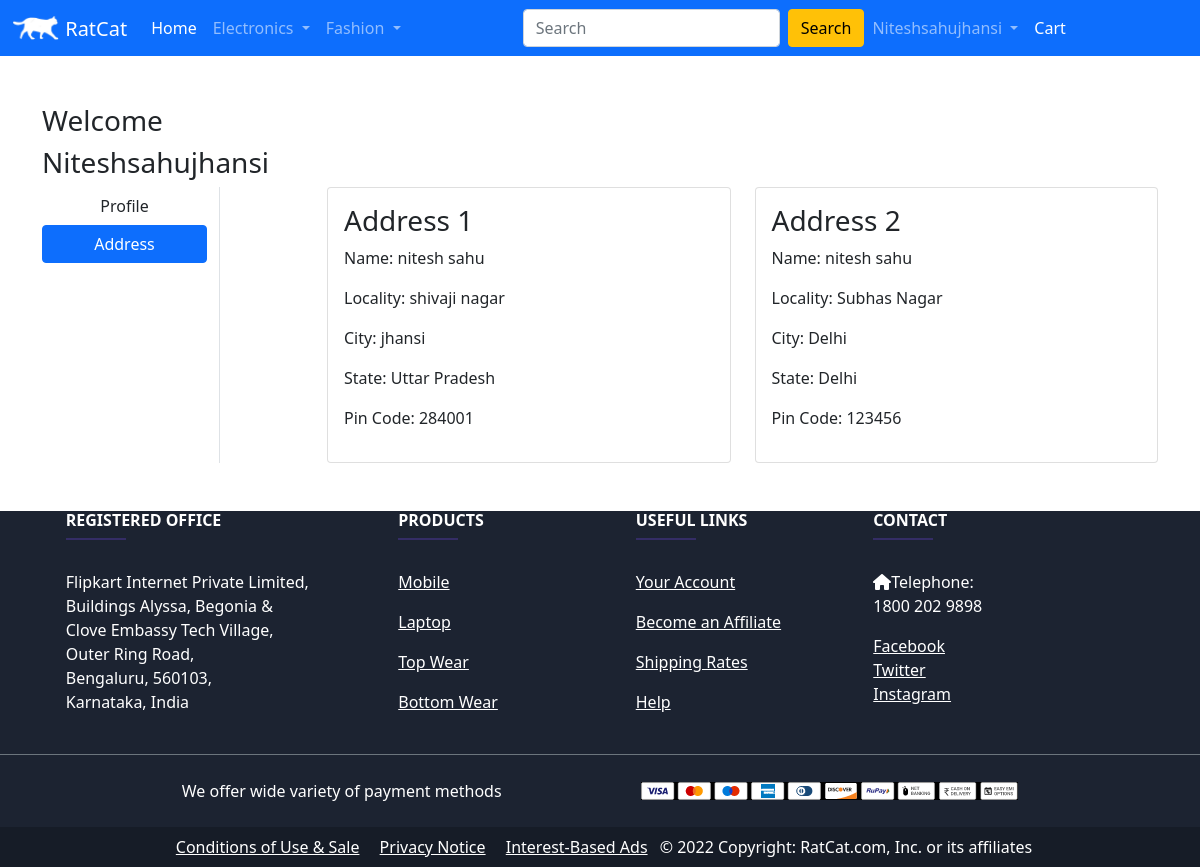
The app's page /address/ (signed in) with its own data.
### app/models.py (models this page shows, shortened)
class Customer(models.Model):
    user = models.ForeignKey(User, on_delete=models.CASCADE)
    name = models.CharField(max_length=200)
    locality = models.CharField(max_length=200)
    city = models.CharField(max_length=50)
    zipcode = models.IntegerField()
    state = models.CharField(choices=STATE_CHOICES, max_length=50)

### app/views.py (the view)
# urls.py: path('address/', views.address, name='address'),
@login_required
def address(request):
    add = Customer.objects.filter(user=request.user)
    return render(request, 'app/address.html', {'add':add, 'active':'btn-primary'})

### app/templates/app/address.html (shortened to what this page needs)
{% extends 'app/base.html' %}
{% load static %}
{% block main-content %}
<div class="container my-5">
 <div class="row">
 <h3>Welcome</h3>
 <h3><span class="text-capitalize">{{request.user}}</span></h3>
  <div class="col-sm-2 border-end">
   <ul class="list-unstyled">
    <li class="d-grid"><a href="{% url 'profile' %}" class="btn">Profile</a></li>
    <li class="d-grid"><a href="{% url 'address' %}" class="btn {{active}}">Address</a></li>
   </ul>
  </div>
  <div class="col-sm-9 offset-sm-1">
   <div class="row">
    {% for ad in add %}
    <div class="col-sm-6">
     <div class="card">
      <div class="card-body">
       <h3>Address {{forloop.counter}}</h3>
       <p>Name: {{ad.name}}</p>
       <p>Locality: {{ad.locality}}</p>
       <p>City: {{ad.city}}</p>
       <p>State: {{ad.state}}</p>
       <p>Pin Code: {{ad.zipcode}}</p>
      </div>
     </div>
    </div>
    {% endfor %}
   </div>
  </div>
 </div>
</div>
{% endblock main-content %}

### app/templates/app/base.html (shortened to what this page needs)
{% load static %}
<!DOCTYPE html>
<html lang="en">
<head>
    <link href="https://cdn.jsdelivr.net/npm/bootstrap@5.1.3/dist/css/bootstrap.min.css" rel="stylesheet">
    <link rel="stylesheet" href="{% static 'app/css/owl.carousel.min.css' %}">
    <link rel="stylesheet" href="{% static 'app/css/all.min.css' %}">
    <link rel="stylesheet" href="{% static 'app/css/style.css' %}">
</head>
<body>
    <nav class="navbar navbar-expand-lg navbar-dark bg-primary">
        <div class="container-fluid">
          <a class="navbar-brand mb-0 h1" href="/">
            <img src="{% static 'app/images/logo.png' %}" alt="RatCat" width="48" height="25" class="d-inline-block align-text-top">
            RatCat
            </a>
          <div class="collapse navbar-collapse" id="navbarSupportedContent">
            <ul class="navbar-nav me-auto mb-2 mb-lg-0">
              <li class="nav-item">
                <a class="nav-link active" aria-current="page" href="/">Home</a>
              </li>
              <li class="nav-item dropdown">
                <a class="nav-link dropdown-toggle" href="#" id="navbarDropdown" role="button" data-bs-toggle="dropdown" aria-expanded="false">
                  Electronics
                </a>
              </li>
              <li class="nav-item dropdown">
                <a class="nav-link dropdown-toggle" href="#" id="navbarDropdown" role="button" data-bs-toggle="dropdown" aria-expanded="false">
                  Fashion
                </a>
              </li>
            </ul>
            <form class="d-flex">
              <input class="form-control me-2" type="search" placeholder="Search" aria-label="Search">
              <button class="btn btn-warning" type="submit">Search</button>
            </form>
            <ul class="navbar-nav me-auto mb-2 mb-lg-0">
            {% if request.user.is_authenticated %}
              <li class="nav-item dropdown">
                <a class="nav-link dropdown-toggle" href="#" id="navbarDropdown" role="button" data-bs-toggle="dropdown" aria-expanded="false">
                  {{request.user.username|capfirst}}
                </a>
              </li>
              <li class="nav-item">
                <a class="nav-link active" aria-current="page" href="{% url 'showcart' %}">Cart</a>
              </li>
            {% else %}
              <li class="nav-item">
                <a class="nav-link" href="{% url 'login' %}">Login/Registration</a>
              </li>
            {% endif %}
            </ul>
          </div>
        </div>
      </nav>
    {% block main-content %} {% endblock main-content %}
  <footer
          class="text-center text-lg-start text-white"
          style="background-color: #1c2331"
          >
    <section class="">
      <div class="container text-center text-md-start mt-5">
        <div class="row mt-3">
          <div class="col-md-3 col-lg-4 col-xl-3 mx-auto mb-4">
            <h6 class="text-uppercase fw-bold">Registered Office</h6>
            <hr
                class="mb-4 mt-0 d-inline-block mx-auto"
                style="width: 60px; background-color: #7c4dff; height: 2px"
                />
            <p>
              Flipkart Internet Private Limited,<br>
              Buildings Alyssa, Begonia & <br>
              Clove Embassy Tech Village, <br>
              Outer Ring Road, <br>
              Bengaluru, 560103, <br>
              Karnataka, India <br>
            </p>
          </div>
          <div class="col-md-2 col-lg-2 col-xl-2 mx-auto mb-4">
            <h6 class="text-uppercase fw-bold">Products</h6>
            <hr
                class="mb-4 mt-0 d-inline-block mx-auto"
                style="width: 60px; background-color: #7c4dff; height: 2px"
                />
            <p>
              <a href="#!" class="text-white">Mobile</a>
            </p>
            <p>
              <a href="#!" class="text-white">Laptop</a>
            </p>
            <p>
              <a href="#!" class="text-white">Top Wear</a>
            </p>
            <p>
              <a href="#!" class="text-white">Bottom Wear</a>
            </p>
          </div>
          <div class="col-md-3 col-lg-2 col-xl-2 mx-auto mb-4">
            <h6 class="text-uppercase fw-bold">Useful links</h6>
            <hr
                class="mb-4 mt-0 d-inline-block mx-auto"
                style="width: 60px; background-color: #7c4dff; height: 2px"
                />
            <p>
              <a href="#!" class="text-white">Your Account</a>
            </p>
            <p>
              <a href="#!" class="text-white">Become an Affiliate</a>
            </p>
            <p>
              <a href="#!" class="text-white">Shipping Rates</a>
            </p>
            <p>
              <a href="#!" class="text-white">Help</a>
            </p>
          </div>
          <div class="col-md-4 col-lg-3 col-xl-3 mx-auto mb-md-0 mb-4">
            <h6 class="text-uppercase fw-bold">Contact</h6>
            <hr
                class="mb-4 mt-0 d-inline-block mx-auto"
                style="width: 60px; background-color: #7c4dff; height: 2px"
                />
            <p><i class="fas fa-home mr-3"></i>Telephone: <br> 1800 202 9898</p>
            <p>
              <a href="#!" class="text-white">Facebook <br> Twitter <br> Instagram  </a>
            </p>
          </div>
        </div>
      </div>
    </section>
    <section class="d-flex justify-content-between p-4 border-top border-secondary">
      <div class="container d-flex align-items-center justify-content-evenly">
        <span>We offer wide variety of payment methods </span>
        <img src="{% static 'app/images/payment_methods.png' %}" alt="">
      </div>
    </section>
    <div
         class="text-center p-2"
         style="background-color: rgba(0, 0, 0, 0.2)"
         >
         <a class="px-2 text-white" href="">Conditions of Use & Sale</a>
         <a class="px-2 text-white" href="">Privacy Notice</a>
         <a class="px-2 text-white" href="">Interest-Based Ads</a>
      © 2022 Copyright:
      RatCat.com, Inc. or its affiliates
    </div>
  </footer>
</body>
</html>

### records on screen
Customer: name "nitesh sahu", locality "shivaji nagar", city "jhansi", state "Uttar Pradesh", zipcode "284001"
Customer: name "nitesh sahu", locality "Subhas Nagar", city "Delhi", state "Delhi", zipcode "123456"

### other values on screen
{{ request.user.username|capfirst }} "Niteshsahujhansi"
{{ request.user }} "Niteshsahujhansi"
